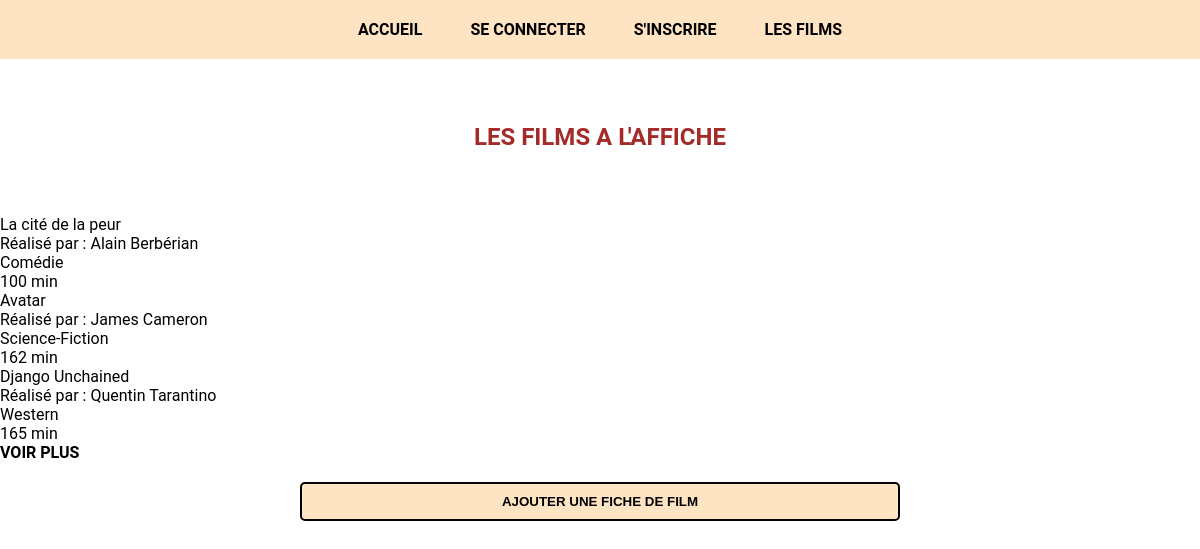
The page / on the database its author committed.
### tables this page shows
CREATE TABLE IF NOT EXISTS `film` (
  `id` int NOT NULL AUTO_INCREMENT,
  `titre` varchar(255) NOT NULL,
  `realisateur` varchar(255) NOT NULL,
  `genre` varchar(255) NOT NULL,
  `duree` varchar(255) NOT NULL,
  `synopsis` text NOT NULL,
  PRIMARY KEY (`id`)
);

### index.php (the view, shortened to what this page needs)
<!DOCTYPE html>
<html lang="en">
<head>
    <link rel="stylesheet" href="assets/css/style.css">
</head>
<body>
    <?php include('nav.php') ?>
<section>
    <h1> LES FILMS A L'AFFICHE</h1>
        <?php
        $bdd = new PDO ("mysql:host=localhost;dbname=mediatheque;charset=utf8","root","");
        ?>
    <?php
    $requestRead = $bdd->prepare ("SELECT titre, realisateur, genre, duree FROM film LIMIT 3");
    $requestRead->execute(array());
            while ($data = $requestRead -> fetch()){
                echo  $data["titre"] . " <br> " . "Réalisé par : " . $data["realisateur"] . " <br> " . $data["genre"] . " <br> " . $data["duree"] . " min" . " <br> ";
            }
    ?>
    <a href="film.php">Voir plus</a>
</section>
<section>
    <button><a href="film.php">Ajouter une fiche de film</a></button>
</section>
</body>
</html>

### nav.php (shortened to what this page needs)
<!DOCTYPE html>
<html lang="en">
<head>
    <link rel="stylesheet" href="assets/css/style.css">
</head>
<body>
</body>
</html>
<nav>
    <ul>
        <li><a href="index.php">Accueil</a></li>
        <li><a href="connexion.php">Se connecter</a></li>
        <li><a href="inscription.php">S'inscrire</a></li>
        <li><a href="film.php">Les films</a></li>
    </ul>
</nav>

### assets/css/style.css (style rules this page uses)
* { margin: 0; padding: 0; box-sizing: border-box; }
body { height: 100vh; font-family: "Roboto",sans-serif; }
h1 { color:brown; text-align: center; margin-top: 4rem; margin-bottom: 4rem; }
nav { background-color: bisque; }
nav ul { display: flex; justify-content: center; align-items: center; height: 100%; gap: 3rem; list-style-type: none; padding-top: 20px; padding-bottom: 20px; }
nav a { text-decoration: none; text-transform: uppercase; font-weight: 600; color: black; }
a { text-decoration: none; text-transform: uppercase; font-weight: 600; color: black; }
button { padding: 10px; display: block; margin: 0 auto; margin-top: 20px; margin-bottom: 20px; border: 2px solid black; color: black; font-weight: 700; border-radius: 5px; width: 50%; text-transform: uppercase; background-color: bisque; }

### rows shown on the page
film: titre "La cité de la peur", realisateur "Alain Berbérian", genre "Comédie", duree "100"
film: titre "Avatar", realisateur "James Cameron", genre "Science-Fiction", duree "162"
film: titre "Django Unchained", realisateur "Quentin Tarantino", genre "Western", duree "165"
